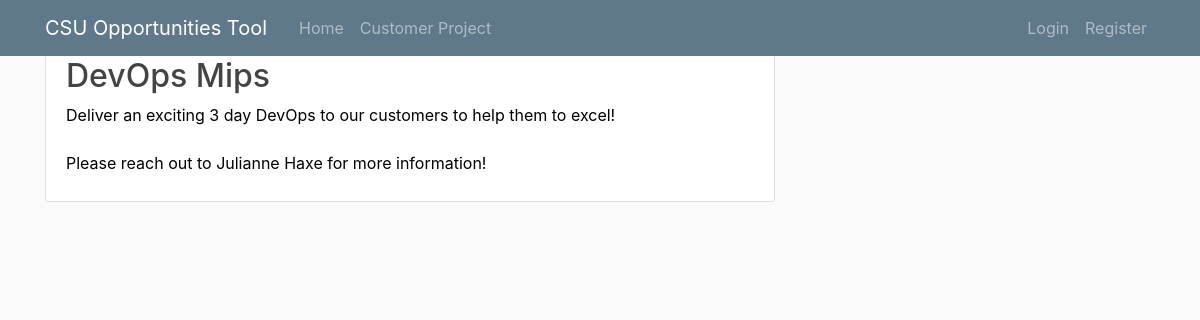
The app's page /opportunity/1/ with its own data.
### tracker/models.py (models this page shows, shortened)
class Opportunity(models.Model):
    title = models.CharField(max_length=100)
    content = models.TextField()
    date_posted = models.DateTimeField(default=timezone.now)
    author = models.ForeignKey(User, on_delete = models.CASCADE)

### tracker/views.py (the view)
# urls.py: path('opportunity/<int:pk>/', OpportunityDetailView.as_view(), name='opportunity-detail'),
class OpportunityDetailView(DetailView):
    model = Opportunity

### tracker/templates/tracker/opportunity_detail.html (shortened to what this page needs)
{% extends "tracker/base.html" %}
{% block content %}
    <article class="media content-section">
        <div class="media-body">
        <div class="article-metadata">
            <a class="mr-2" href="#">{{ object.author }}</a>
            <small class="text-muted">{{ object.date_posted|date:"F d, y" }}</small>
        </div>
        <h2 class="article-title">{{ object.title }}</h2>
        <p class="article-content">{{ object.content }}</p>
        </div>
    </article>
{% endblock content %}

### tracker/static/tracker/main.css (style rules this page uses)
h1, h2, h3, h4, h5, h6 { color: turquoise; }
.content-section { background: #ffffff; padding: 10px 20px; border: 1px solid #dddddd; border-radius: 3px; margin-bottom: 20px; }
.article-title { color: #444444; }
.article-content { white-space: pre-line; }
.article-metadata { padding-bottom: 1px; margin-bottom: 4px; border-bottom: 1px solid #e3e3e3 }

### records on screen
Opportunity: title "DevOps Mips", content "Deliver an exciting 3 day DevOps to our customers to help them to excel! Please reach out to Julianne Haxe for more information!"
